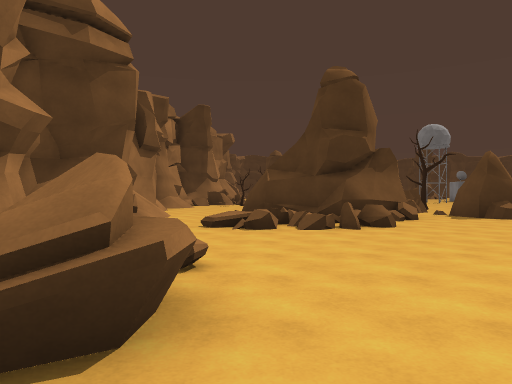
[1] (above)

24 first-person views from a walk through a Unity game level. The camera is 1.3 m above the floor, looks level and sees 70° across. The floor is counted in squares, 2 m on a side. Each view is taken from the middle of a square. On the plan, view 1 faces up. The plan holds only what a view shows up to about 11 squares ahead; the rest is blank. The place goes on beyond the plan. Some animated figures are not drawn.

[2]
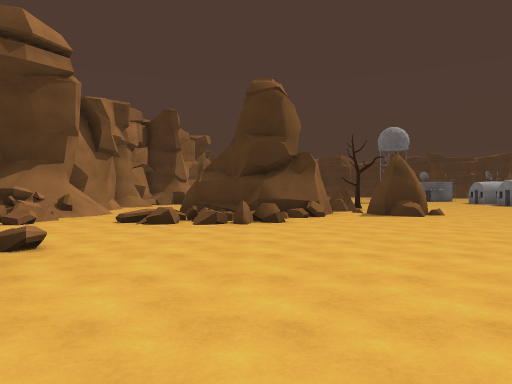

[3]
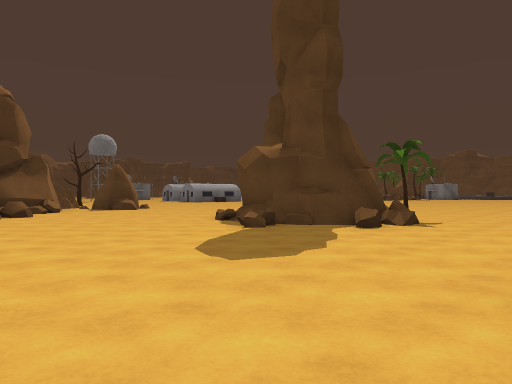

[4]
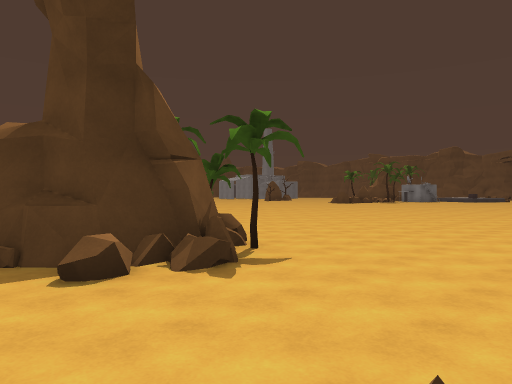

[5]
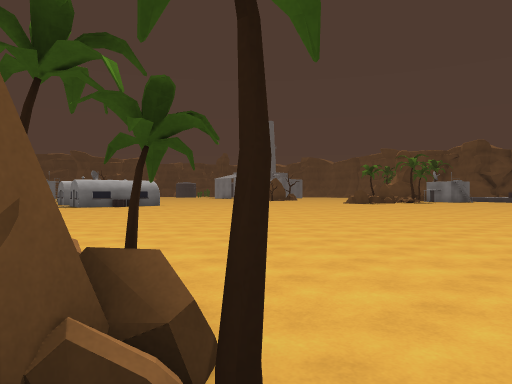

[6]
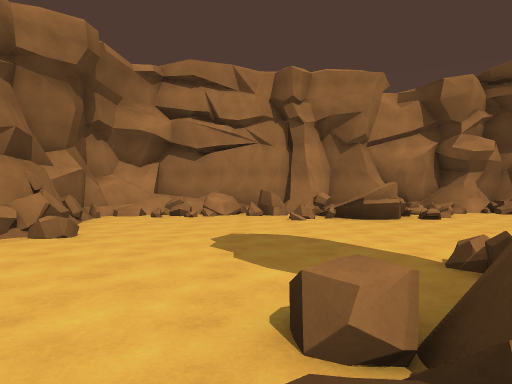

[7]
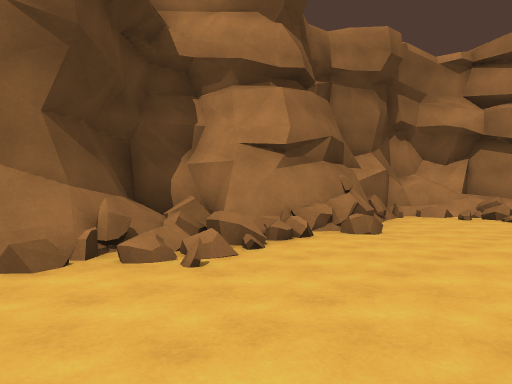

[8]
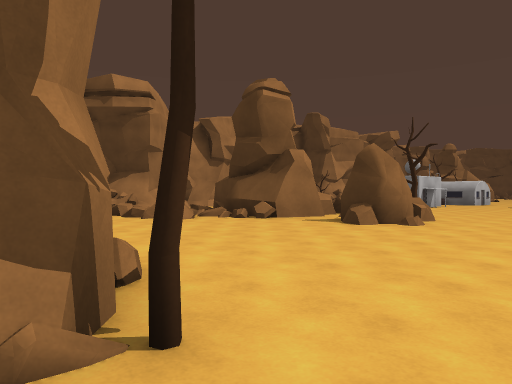

[9]
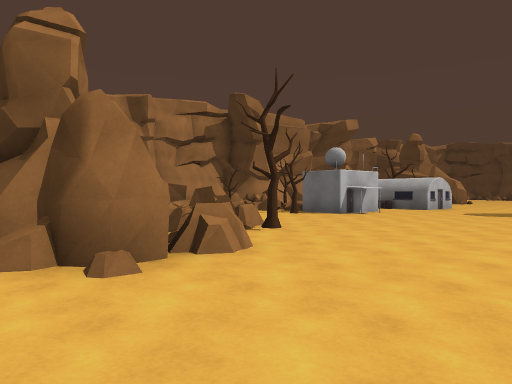

[10]
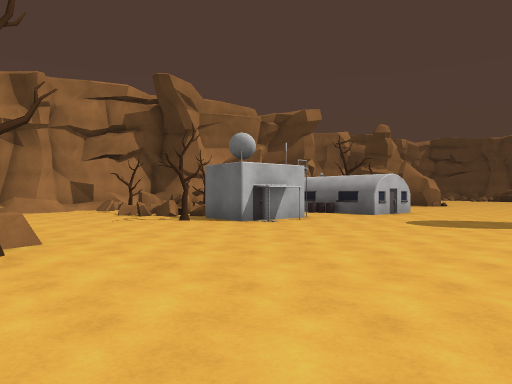

[11]
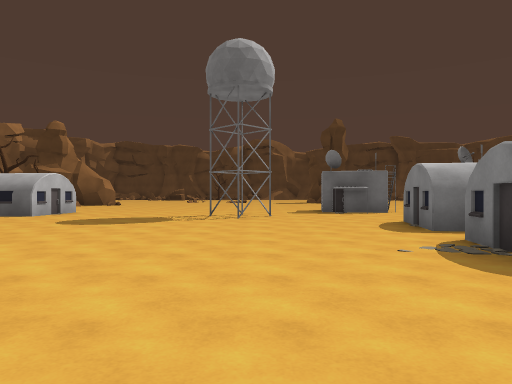

[12]
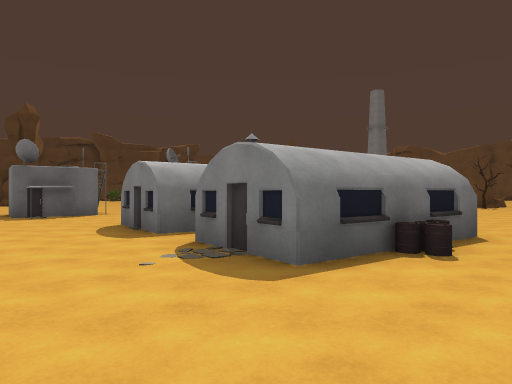

[13]
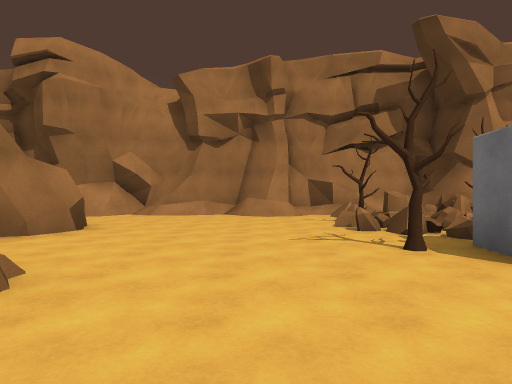

[14]
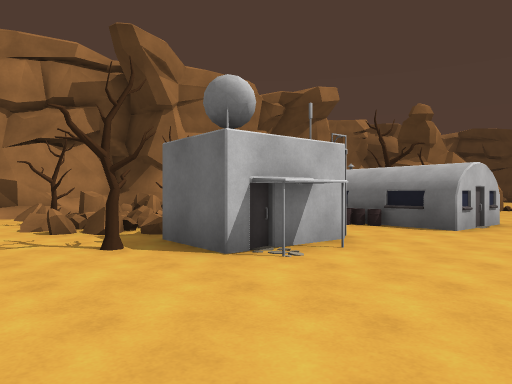

[15]
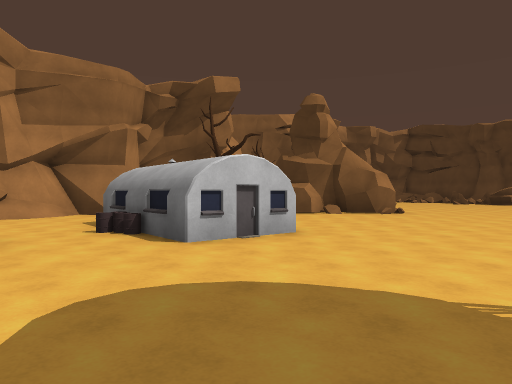

[16]
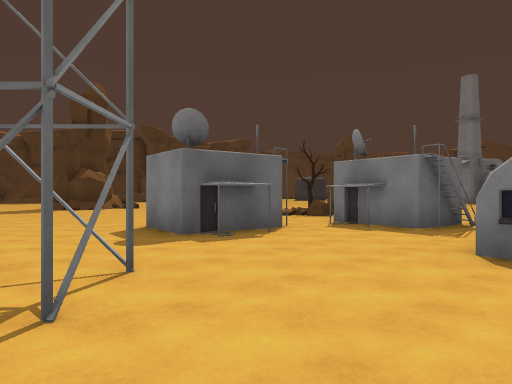

[17]
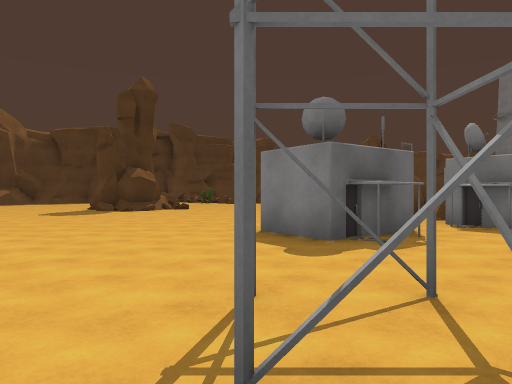

[18]
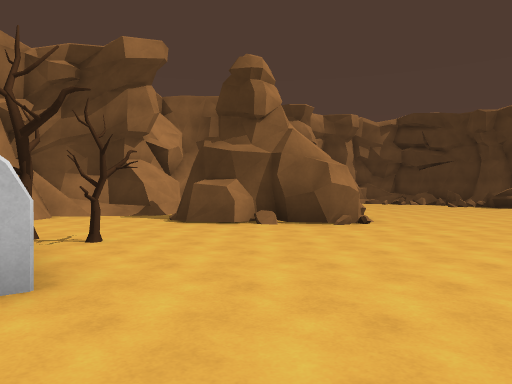

[19]
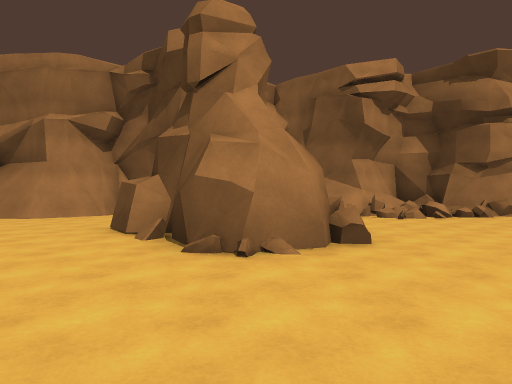

[20]
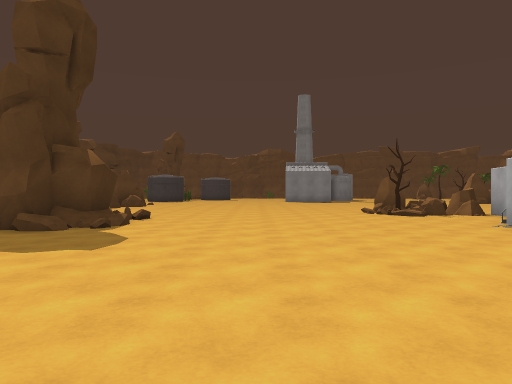

[21]
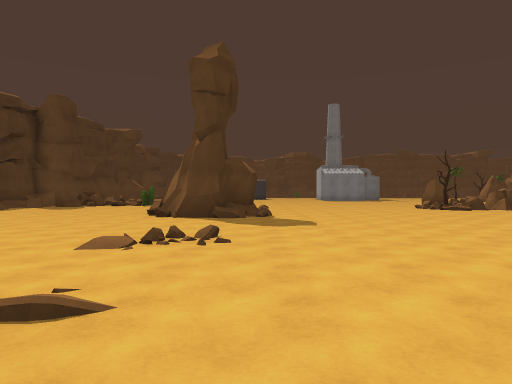

[22]
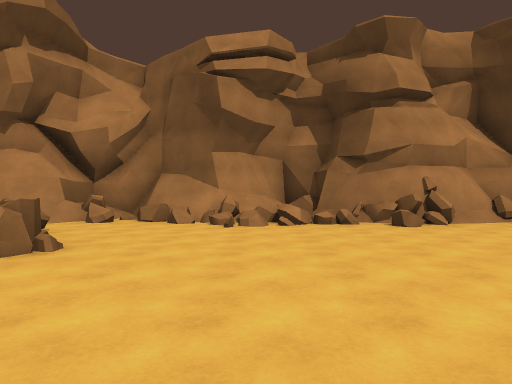

[23]
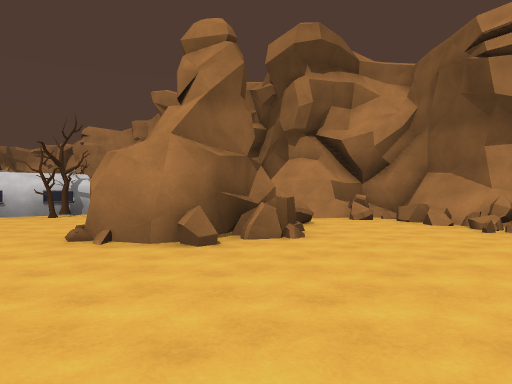

[24]
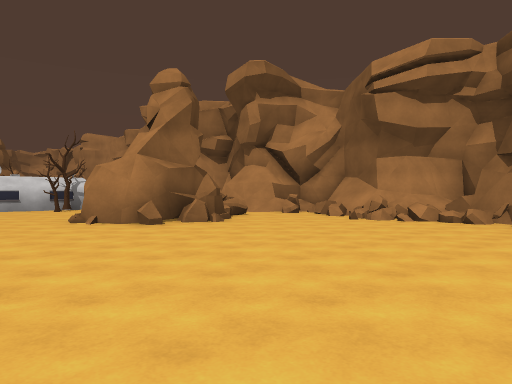

### Floor plan
Key: @ floor where view 1 was taken; # wall or solid block; x gap in a wall; . main floor; : floor 0.25 m higher than the main floor; + floor 0.5 m higher than the main floor; / step, stairs or slope; = window, fence, low wall or low ledge; ^ raised ledge; R rock; T tree; B building; O other object.
Columns run from 4 left of view 1 to 21 right of it. Each row starts with its distance up from view 1.
 38   #...  ....    .....
 37   ##........  .......
 36 ###......../ .......#
 35 #.x/......./.......##
 34 ##=/......./.......##
 33  ##/...............##=..
 32  #=.....................
 31  #=..=##................
 30  #=.#####...............
 29  ##. ###.... ...........
 28  ##..##.....  ..........
 27  #........... .........R
 26  ##.......... ......../TR
 25  ##/...T..... ....BB..RRRR
 24   #/. BTB.........BB..RR
 23   #/  BBBB........B.BBB
 22  ##...BBBB....##.....BB
 21  ##...................B
 20 ##==... ...........B
 19 ##^#O.  B.........BB
 18 #=^/#x#BB.........BB
 17 # /T#=.T..........B
 16 #/................B
 15 #/................BBBB..
 14 #.......................
 13 #.......RRT........
 12 # ......RR......
 11 #=..### ^RRR...
 10 #/..### xRRR...
  9 ##../###..RR......
  8 #/../=##...........
  7 #=.:===....... .....
  6 #=...................
  5 #=....................
  4  ==....................
  3  ===...... ##T..........
  2    =......####...........
  1  ##=.....=###T...........
  0  #==@.....###T........
 -1  ##.......///..........
 -2 ##=....................
 -3 #==...............
 -4 #=#....=///..
 -5 ###.#####/==
 -6  ####   #+##
 -7         ###

Positions as (right, up) in squares from view 1, and headings:
1: (0, 0), facing up
2: (2, -1), facing up
3: (0, -4), facing up-right
4: (5, -4), facing up-right
5: (8, -1), facing up-right
6: (8, -1), facing left
7: (8, -1), facing down-left
8: (10, 2), facing up-left
9: (10, 8), facing up-left
10: (10, 12), facing up-left
11: (11, 12), facing up
12: (11, 13), facing up-right
13: (7, 15), facing left
14: (7, 15), facing up-left
15: (9, 19), facing up-left
16: (10, 19), facing up-right
17: (9, 21), facing up-right
18: (8, 23), facing up-left
19: (8, 30), facing left
20: (8, 30), facing right
21: (5, 33), facing right
22: (6, 34), facing left
23: (6, 35), facing down-left
24: (7, 38), facing down-left
